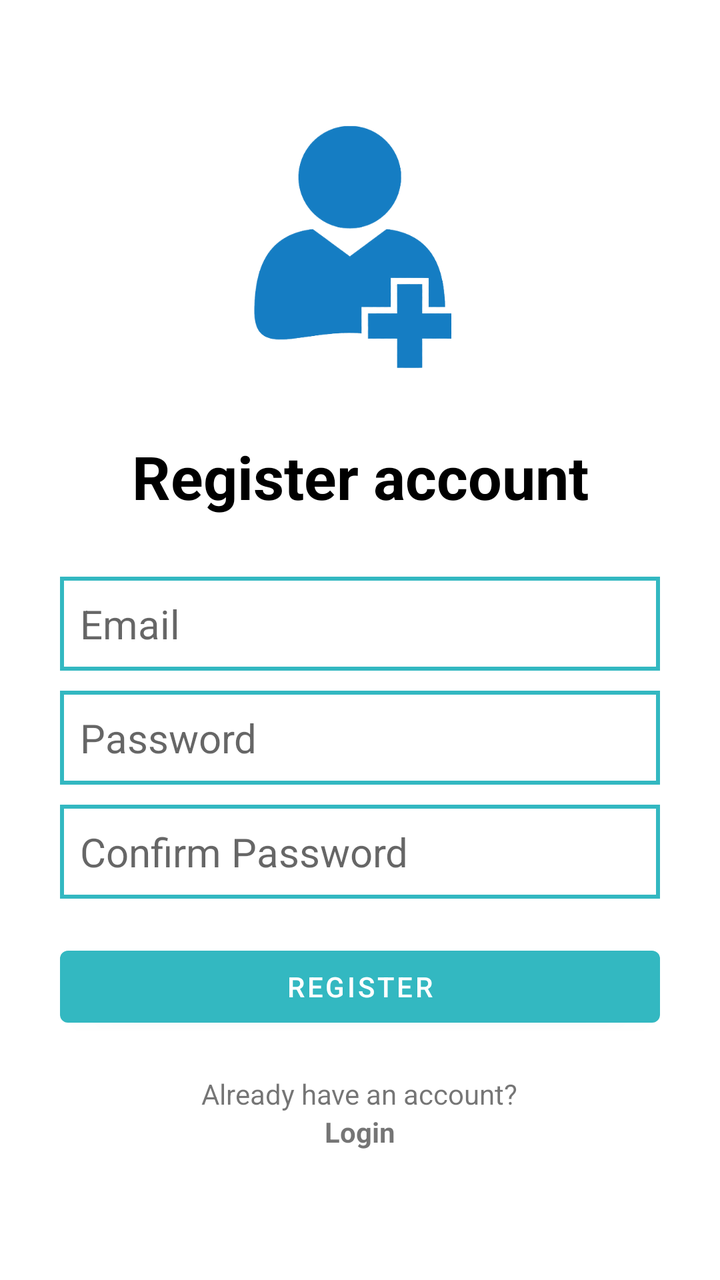
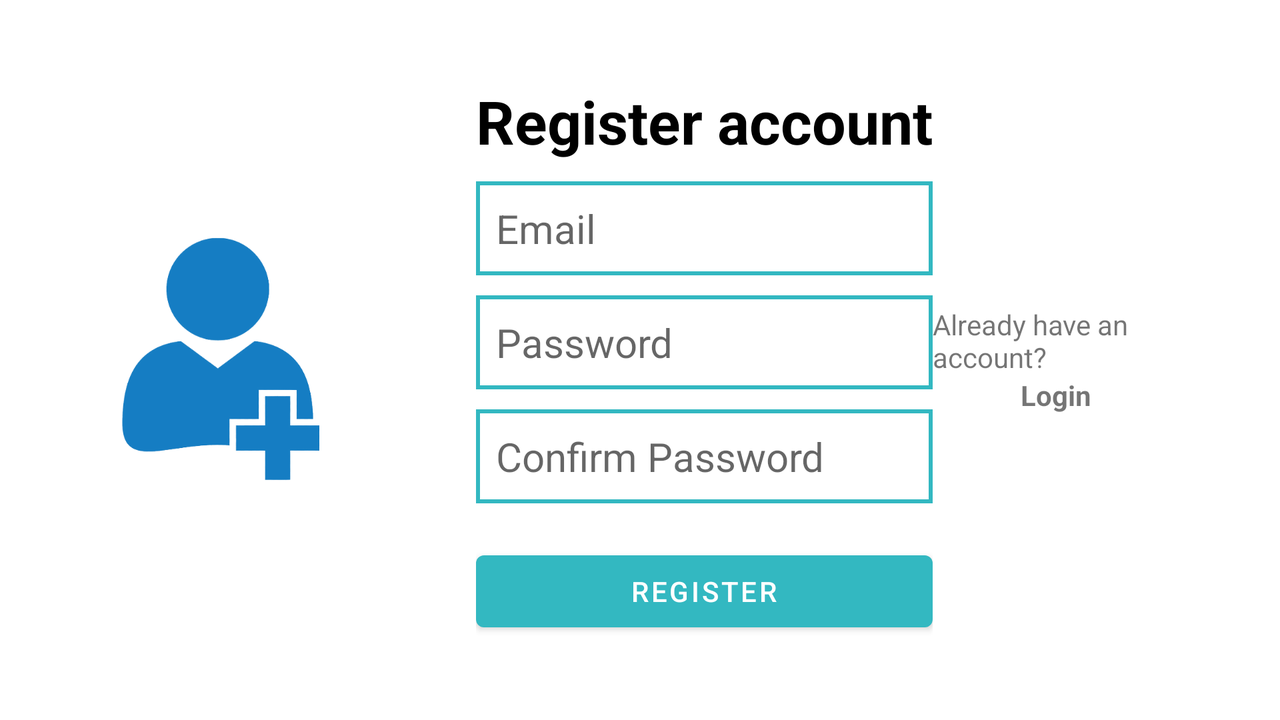

The same Android screen from two of the app's own layout files: first res/layout/ as a phone draws it, then the repository's variant for another configuration, drawn on a device whose configuration selects that folder. Both files follow.
<!-- AndroidManifest.xml: application theme Theme.FinalProject -->
<!-- res/layout/activity_create_account.xml -->
<?xml version="1.0" encoding="utf-8"?>
<RelativeLayout xmlns:android="http://schemas.android.com/apk/res/android"
    xmlns:app="http://schemas.android.com/apk/res-auto"
    xmlns:tools="http://schemas.android.com/tools"
    android:id="@+id/root"
    android:layout_width="match_parent"
    android:layout_height="match_parent"
    android:layout_marginVertical="30dp"
    android:layout_marginHorizontal="30dp"
    tools:context=".view.CreateAccountActivity">

    <ImageView
        android:id="@+id/register_icon"
        android:layout_width="128dp"
        android:layout_height="128dp"
        android:layout_centerHorizontal="true"
        android:layout_marginVertical="30dp"
        app:srcCompat="@drawable/register_icon" />

    <LinearLayout
        android:id="@+id/hello_text"
        android:layout_width="match_parent"
        android:layout_height="wrap_content"
        android:layout_below="@+id/register_icon"
        android:orientation="vertical">

        <TextView
            android:layout_width="match_parent"
            android:layout_height="wrap_content"
            android:gravity="center"
            android:text="@string/register"
            android:textColor="@color/black"
            android:textSize="30sp"
            android:textStyle="bold" />

    </LinearLayout>

    <LinearLayout
        android:id="@+id/form"
        android:layout_width="match_parent"
        android:layout_height="wrap_content"
        android:layout_below="@id/hello_text"
        android:orientation="vertical"
        android:layout_marginVertical="20dp">

        <EditText
            android:id="@+id/email_edit_text"
            android:layout_width="match_parent"
            android:layout_height="wrap_content"
            android:hint="@string/prompt_email"
            android:inputType="textEmailAddress"
            android:textSize="20sp"
            android:background="@drawable/corner"
            android:padding="10dp"
            android:layout_marginTop="10dp"/>

        <EditText
            android:id="@+id/password_edit_text"
            android:layout_width="match_parent"
            android:layout_height="wrap_content"
            android:hint="@string/prompt_password"
            android:inputType="textPassword"
            android:textSize="20sp"
            android:background="@drawable/corner"
            android:padding="10dp"
            android:layout_marginTop="10dp"/>

        <EditText
            android:id="@+id/confirm_password_edit_text"
            android:layout_width="match_parent"
            android:layout_height="wrap_content"
            android:hint="@string/confirm_password"
            android:inputType="textPassword"
            android:textSize="20sp"
            android:background="@drawable/corner"
            android:padding="10dp"
            android:layout_marginTop="10dp"/>

        <com.google.android.material.button.MaterialButton
            android:id="@+id/register_btn"
            android:layout_width="match_parent"
            android:layout_height="match_parent"
            android:text="@string/register2"
            android:layout_marginTop="20dp" />
    </LinearLayout>

    <LinearLayout
        android:layout_width="match_parent"
        android:layout_height="wrap_content"
        android:layout_below="@+id/form"
        android:orientation="vertical"
        android:gravity="center">

        <TextView
            android:layout_width="wrap_content"
            android:layout_height="wrap_content"
            android:text="@string/already_have_an_account" />

        <TextView
            android:id="@+id/login_text_view_btn"
            android:layout_width="wrap_content"
            android:layout_height="wrap_content"
            android:text="@string/login"
            android:onClick="returnToLogin"
            android:textStyle="bold"/>

    </LinearLayout>
</RelativeLayout>
<!-- resources referenced by this layout -->
<resources>
  <color name="black">#FF000000</color>
  <!-- drawable corner (drawable) -->
  <?xml version="1.0" encoding="utf-8"?>
  <shape xmlns:android="http://schemas.android.com/apk/res/android"
      android:shape="rectangle">
      <stroke android:width="2dp" android:color="@color/custom_blue" />
  </shape>
  <!-- drawable register_icon: png bitmap (drawable-v24, 30131 bytes) -->
  <string name="already_have_an_account">Already have an account?</string>
  <string name="confirm_password">Confirm Password</string>
  <string name="login">Login</string>
  <string name="prompt_email">Email</string>
  <string name="prompt_password">Password</string>
  <string name="register">Register account</string>
  <string name="register2">Register</string>
  <style name="Theme.FinalProject" parent="Theme.MaterialComponents.DayNight.NoActionBar">
          <item name="android:forceDarkAllowed" tools:targetApi="q">false</item>
          
          <item name="colorPrimary">@color/custom_blue</item>
          <item name="colorPrimaryVariant">@color/custom_blue</item>
          <item name="colorOnPrimary">@color/white</item>
          
          <item name="colorSecondary">@color/teal_200</item>
          <item name="colorSecondaryVariant">@color/teal_700</item>
          <item name="colorOnSecondary">@color/black</item>
          
          <item name="android:statusBarColor">@color/custom_blue</item>
          
      </style>
  <color name="custom_blue">#33B8C1</color>
  <color name="white">#FFFFFFFF</color>
  <color name="teal_200">#FF03DAC5</color>
  <color name="teal_700">#FF018786</color>
</resources>
<!-- res/layout-land/activity_create_account.xml (the repository's variant of the layout above) -->
<!-- drawn on the phone turned sideways -->
<?xml version="1.0" encoding="utf-8"?>
<LinearLayout xmlns:android="http://schemas.android.com/apk/res/android"
    xmlns:app="http://schemas.android.com/apk/res-auto"
    xmlns:tools="http://schemas.android.com/tools"
    android:id="@+id/root"
    android:layout_width="match_parent"
    android:layout_height="match_parent"
    android:layout_marginHorizontal="50dp"
    android:orientation="horizontal"
    tools:context=".view.CreateAccountActivity">

    <ImageView
        android:id="@+id/register_icon"
        android:layout_width="128dp"
        android:layout_height="128dp"
        android:layout_centerHorizontal="true"
        android:layout_gravity="center"
        android:layout_marginVertical="30dp"
        app:srcCompat="@drawable/register_icon" />


    <LinearLayout
        android:id="@+id/form"
        android:layout_width="wrap_content"
        android:layout_height="match_parent"
        android:layout_marginVertical="20dp"
        android:layout_marginLeft="60dp"
        android:layout_marginTop="50dp"
        android:gravity="center|right"
        android:orientation="vertical">

        <TextView
            android:layout_width="match_parent"
            android:layout_height="wrap_content"
            android:gravity="center"
            android:text="@string/register"
            android:textColor="@color/black"
            android:textSize="30sp"
            android:textStyle="bold" />


        <EditText
            android:id="@+id/email_edit_text"
            android:layout_width="match_parent"
            android:layout_height="wrap_content"
            android:layout_marginTop="10dp"
            android:background="@drawable/corner"
            android:hint="@string/prompt_email"
            android:inputType="textEmailAddress"
            android:padding="10dp"
            android:textSize="20sp" />

        <EditText
            android:id="@+id/password_edit_text"
            android:layout_width="match_parent"
            android:layout_height="wrap_content"
            android:layout_marginTop="10dp"
            android:background="@drawable/corner"
            android:hint="@string/prompt_password"
            android:inputType="textPassword"
            android:padding="10dp"
            android:textSize="20sp" />

        <EditText
            android:id="@+id/confirm_password_edit_text"
            android:layout_width="match_parent"
            android:layout_height="wrap_content"
            android:layout_marginTop="10dp"
            android:background="@drawable/corner"
            android:hint="@string/confirm_password"
            android:inputType="textPassword"
            android:padding="10dp"
            android:textSize="20sp" />

        <com.google.android.material.button.MaterialButton
            android:id="@+id/register_btn"
            android:layout_width="match_parent"
            android:layout_height="wrap_content"
            android:layout_marginTop="20dp"
            android:text="@string/register2" />
    </LinearLayout>

    <LinearLayout
        android:layout_width="match_parent"
        android:layout_height="match_parent"
        android:gravity="center"
        android:orientation="vertical">

        <TextView
            android:layout_width="wrap_content"
            android:layout_height="wrap_content"
            android:text="@string/already_have_an_account" />

        <TextView
            android:id="@+id/login_text_view_btn"
            android:layout_width="wrap_content"
            android:layout_height="wrap_content"
            android:onClick="returnToLogin"
            android:text="@string/login"
            android:textStyle="bold" />

    </LinearLayout>
</LinearLayout>
